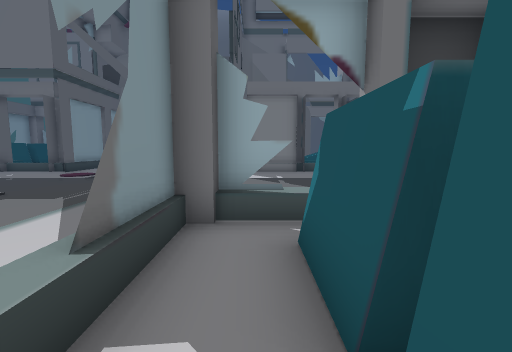
[1] (above)

24 first-person views from a walk through a scene from a Unity 3-D project. The camera is 1.2 m above the floor, tilts 6° down and sees 90° across. The floor is counted in squares, 1 m on a side. Each view is taken from the middle of a square. On the plan, view 1 faces up. The plan holds only what a view shows up to about 12 squares ahead; the rest is blank. The place goes on beyond the plan.

[2]
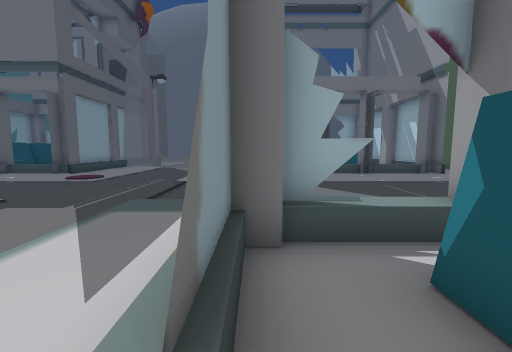

[3]
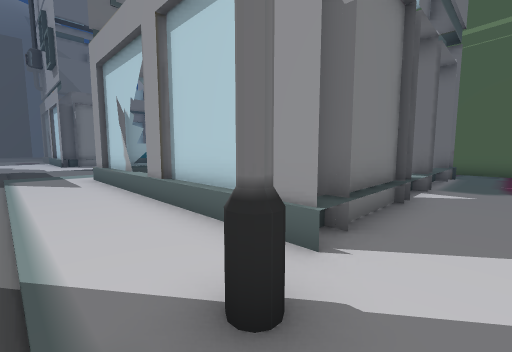

[4]
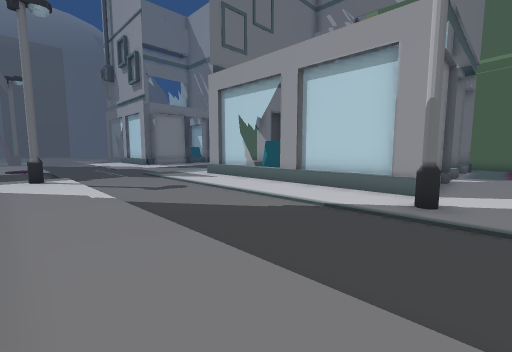

[5]
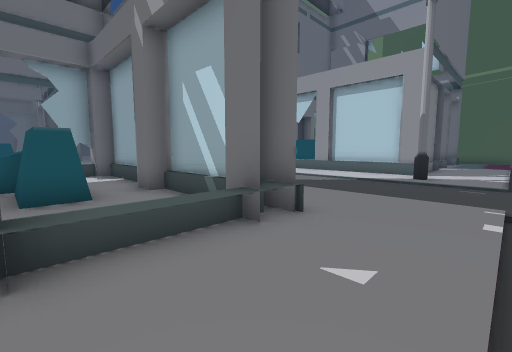

[6]
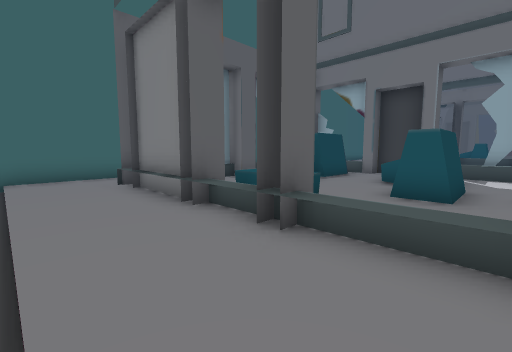

[7]
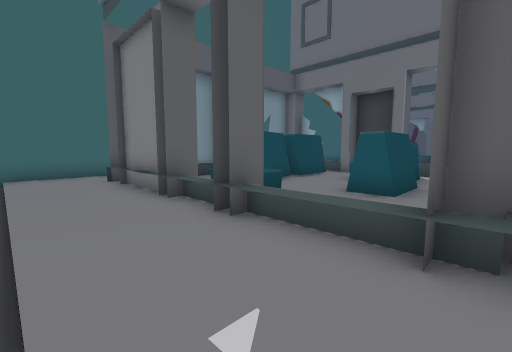

[8]
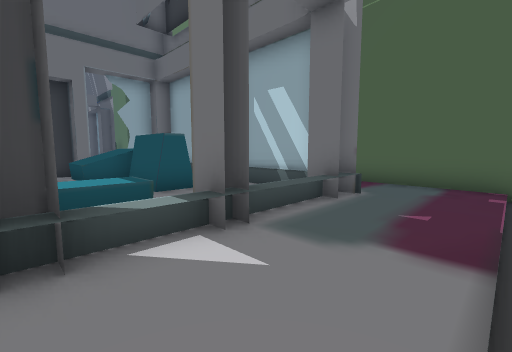

[9]
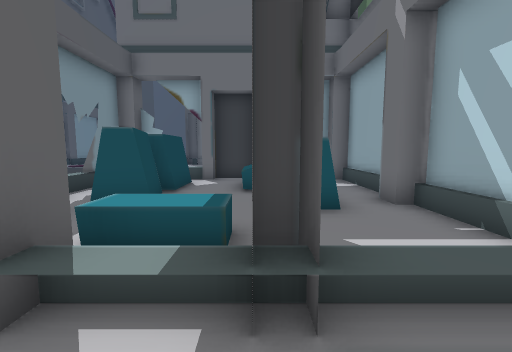

[10]
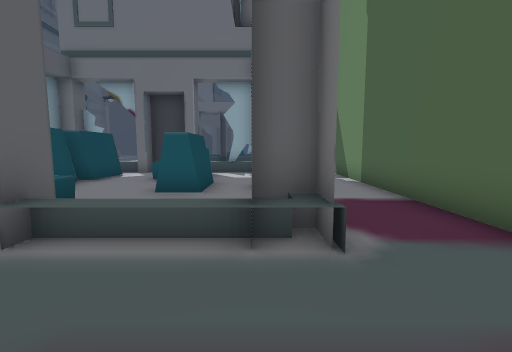

[11]
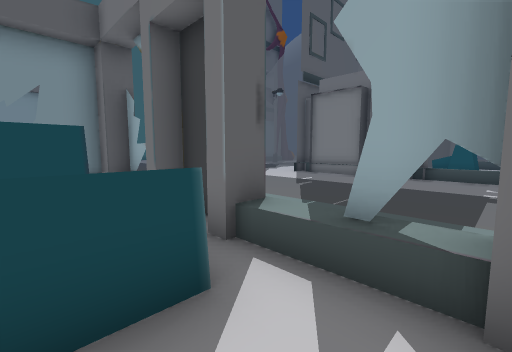

[12]
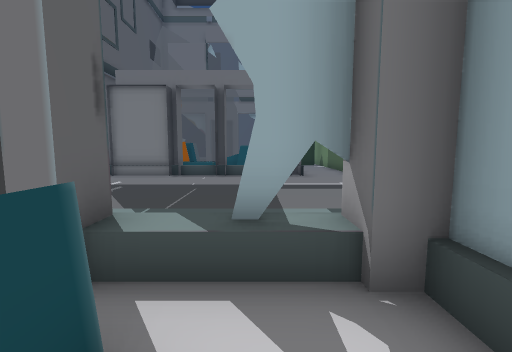

[13]
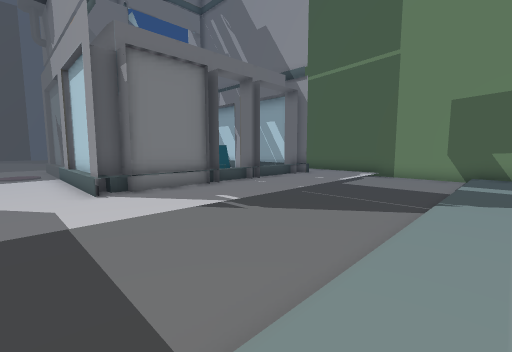

[14]
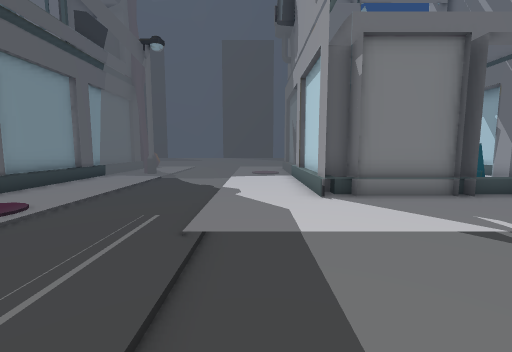

[15]
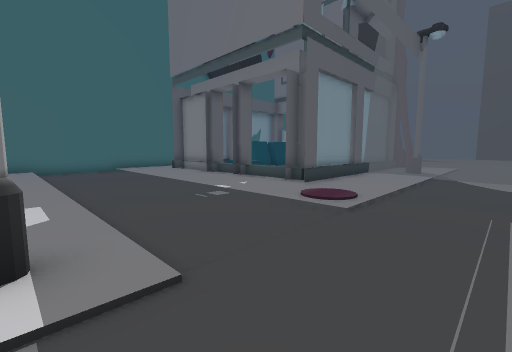

[16]
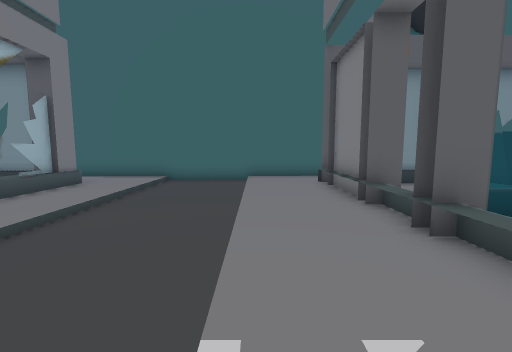

[17]
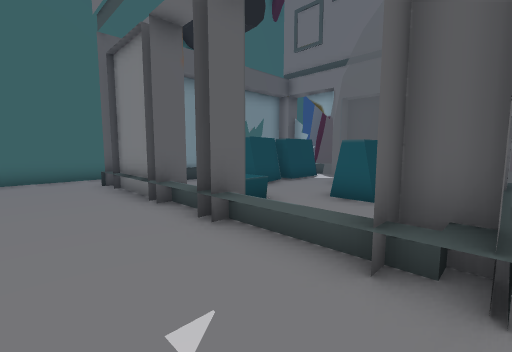

[18]
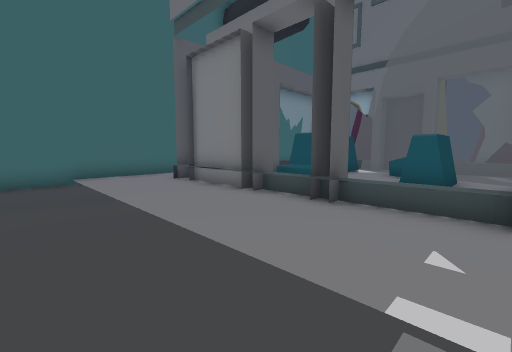

[19]
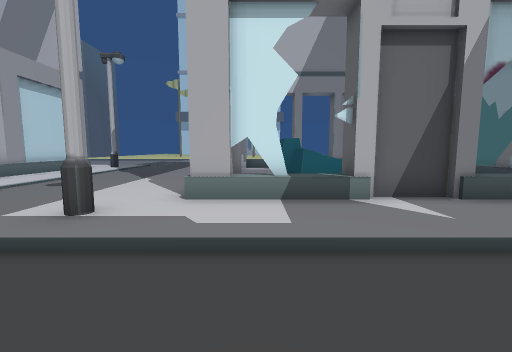

[20]
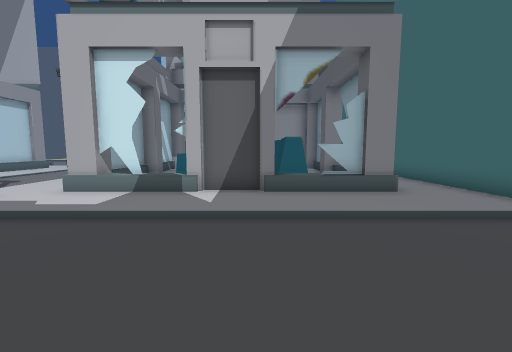

[21]
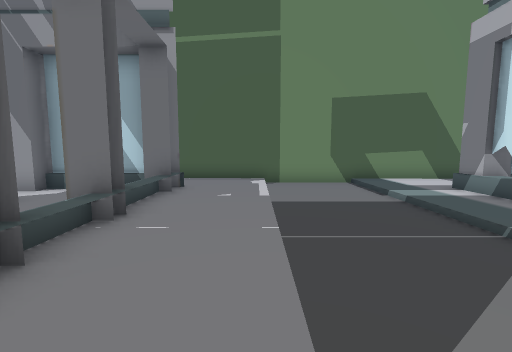

[22]
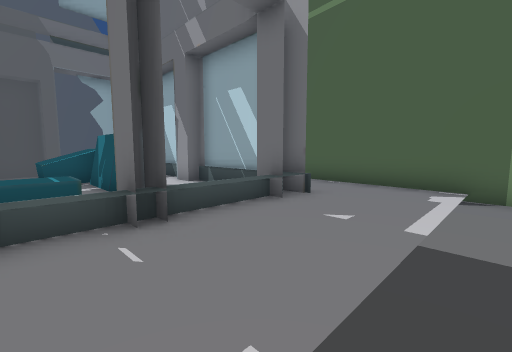

[23]
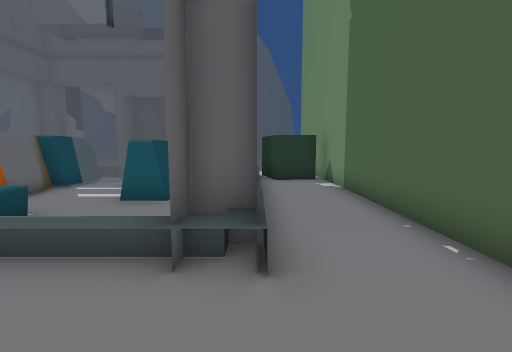

[24]
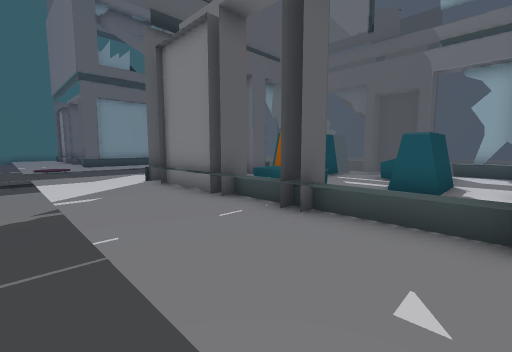

### Floor plan
Key: @ floor where view 1 was taken; # wall or solid block; x gap in a wall; . main floor; - floor 0.25 m lower than the main floor; / step, stairs or slope; = window, fence, low wall or low ledge; O other object.
Columns run from 22 left of view 1 to 11 right of it. Each row starts with its distance up from view 1.
 20      ##.=     #      # ##.=#  #..#
 19      #..#######      # #..### #..#
 18    # ##.. ###..    ..# ##..####..#
 17    # ##..## #........# ##..##.#..#
 16    #   .... #........#   .....#..#
 15 #  #  .O.   #........#  .O.   #..#
 14 #. ####.#...#........####.#...#..#
 13 #................................#
 12 #................................#
 11 #................................#
 10 #--------------....--------------#
  9 #--------------....--------------#
  8 ##-------------....--------------#
  7  #//////////////..///////////////#
  6  #...//...//..#......../.../../..#
  5  #.##//###///........##/###/##/..#
  4  #.###/######........#/##.# /##.##
  3  #.# ##.###.#........#.#..##..# #
  2  # # ##.=#=.#........#.#..==..# #
  1  # O ##..##.#..........#..##..# #
  0  # #x #..##.#........#@#...#.##.#
 -1  # #. #..##.#........#.#...#..#.#
 -2  #      ....#........# .......#.#
 -3  #     OO   #........#  OO....#.#
 -4  #.#####.#..#........####.#..##.#
 -5  #.................#............#
 -6  #..............................#
 -7  #//////////////..//////////////#

Positions as (right, up) in squares from view 1, and headings:
1: (0, 0), facing up
2: (-1, 1), facing up
3: (-4, -6), facing up-right
4: (-9, -6), facing up-right
5: (-13, -7), facing up-right
6: (-11, -7), facing up-left
7: (-10, -7), facing up-left
8: (2, -7), facing up-right
9: (4, -6), facing up
10: (7, -7), facing up
11: (7, 2), facing up-left
12: (6, 2), facing up
13: (-3, 6), facing up-right
14: (-3, 7), facing up
15: (-5, 6), facing up-left
16: (-10, 11), facing left
17: (-10, 11), facing up-left
18: (-11, 9), facing up-left
19: (-11, 10), facing down
20: (-15, 12), facing down
21: (0, 11), facing right
22: (3, 10), facing up-right
23: (8, 11), facing up
24: (7, 10), facing up-left
